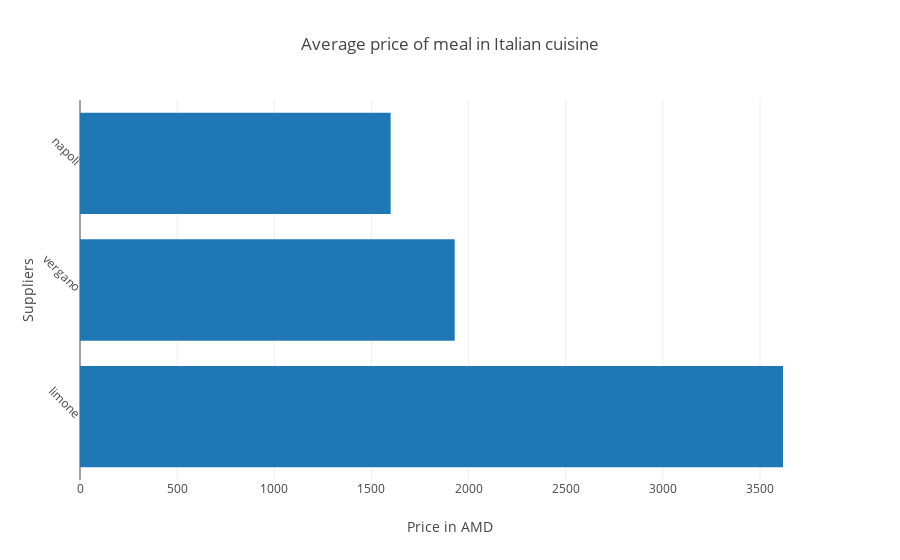

Notebook code cell kept with this figure:
### Code cell
trace = go.Bar(x=[avg_italian_limone_meal,
                  avg_italian_vergnano_meal,
                  avg_italian_napoli_meal], y=['limone', 'vergano', 'napoli'], orientation="h")

data = [trace]
layout = go.Layout(
    title=go.layout.Title(
        text='Average price of meal in Italian cuisine'
    ),
    xaxis=go.layout.XAxis(
        title=go.layout.xaxis.Title(
            text='Price in AMD'
        )
    ),
    yaxis=go.layout.YAxis(
        title=go.layout.yaxis.Title(
            text='Suppliers'
        ),
        tickangle=45
    )
)
figure = dict(data=data,layout=layout)
iplot(figure)

### Figure 1 — Plotly figure (JSON) as saved in the notebook; plotly's stock layout.template omitted (floating-point values rounded to 4 significant figures)
{"data": [{"orientation": "h", "type": "bar", "uid": "6bd88ad6-883f-4f3a-845f-5cd5ab331a21", "x": [3618.0, 1929.0, 1599.0], "y": ["limone", "vergano", "napoli"]}], "layout": {"title": {"text": "Average price of meal in Italian cuisine"}, "xaxis": {"title": {"text": "Price in AMD"}}, "yaxis": {"tickangle": 45, "title": {"text": "Suppliers"}}}}
